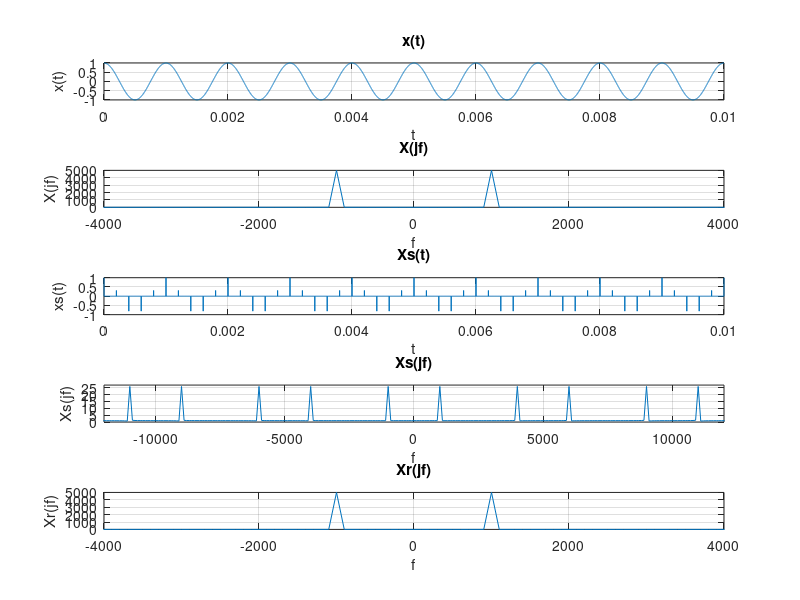

Source code (MATLAB): (Note: this script raises an error after producing the figure.)
clear all;

% variables for tuning
f_samp = 5000;
f_tone1=1000;
%f_tone2=3000;
time_y_lower = -1;
time_y_upper = 1;
freq_y_lower = 0;
freq_y_upper = f_samp;
freq_x_lower = -4000;
freq_x_upper = 4000;



% 1a,b) x(t) setup/graph
Trep=1e-6;
t1=0:Trep:0.01;

xt=cos(2*pi*f_tone1*t1);

%xt=cos(2*pi*f_tone1*t1).*cos(2*pi*f_tone2*t1);

%A=1e-3;
%raiseindex=max(find(t1<A));
%decayindex=max(find(t1<2*A));
%xt=zeros(size(t1));
%xt(1:raiseindex)=t1(1:raiseindex)/A;
%xt(raiseindex+1:decayindex)=1-t1(1:raiseindex)/A;


figure(1);
subplot(5,1,1);
plot(t1, xt), axis([0 0.01 time_y_lower time_y_upper]), grid on, ylabel("x(t)"), xlabel("t"), title("x(t)");

% 1c) X(jf) continuous spectrum plot of x(t)0
x_sp = fft(xt);
x_sp_sf=fftshift(x_sp);
f_axis = linspace(-1/Trep/2, 1/Trep/2, length(x_sp_sf));

subplot(5,1,2);
plot(f_axis, abs(x_sp_sf)), axis([freq_x_lower freq_x_upper freq_y_lower freq_y_upper]), grid on, ylabel("X(jf)"), xlabel("f"), title("X(jf)");

% 1d) p(t) impulse train function
pt = zeros(1,length(t1));
pt(1:floor(1/f_samp/Trep):end) = 1;

% 1e) Calculate xs(t)
xst = xt .* pt;

subplot(5,1,3);
plot(t1,xst), axis([0 0.01 time_y_lower time_y_upper]), grid on, xlabel("t"), ylabel("xs(t)"), title("Xs(t)");

% 1f) Calculate Xs(jf)
xs_sp = fft(xst);
xs_sp_sf=fftshift(xs_sp);

subplot(5,1,4);
plot(f_axis, abs(xs_sp_sf)), axis([3*freq_x_lower 3*freq_x_upper 0 27]), grid on, xlabel("f"), ylabel("Xs(jf)"), title("Xs(jf)");

% 1g) Filter Xs(jf) with Hr(jf)
hr = zeros(1,length(f_axis));
for a=1:length(f_axis)
    if abs(f_axis(a)) < (f_samp/2)
        hr(a) = 1/f_samp;
    end
end
%hr((length(f_axis)/2)-(length(f_axis)/f_samp/2):(length(f_axis)/2)+(f_samp/2)) = 1/f_samp;

%subplot(5,1,5);
%plot(f_axis, hr), axis([-4000 4000 0 0.0003]);

% 1h) Plot reconstructed spectrum Xr(jf)
xr_sp = xs_sp_sf .* hr;
xr_sp(find(abs(xr_sp)<max(xr_sp)/5)) = 0;  % remove low level ocscillations
xr_sp_scaled = max(x_sp)/max(xr_sp)*xr_sp;


subplot(5,1,5);
plot(f_axis, abs(xr_sp_scaled)), axis([freq_x_lower freq_x_upper freq_y_lower freq_y_upper]), grid on, ylabel("Xr(jf)"), xlabel("f"), title("Xr(jf)");

% 1i) Calculate xr(t)
xr = iffts(xr_sp_scaled);

% 1j) Plot xr(t) next to x(t)
figure(2);
subplot(2,1,1);
plot(t1, xt), axis([0 0.01 time_y_lower time_y_upper]), grid on, ylabel("x(t)"), xlabel("t"), title("x(t)");
subplot(2,1,2);
plot(t1, real(xr)), axis([0 0.01 time_y_lower time_y_upper]), grid on, ylabel("xr(t)"), xlabel("t"), title("xr(t)");


% Functions
function output_signal = iffts(input_signal)
output_signal = ifft(ifftshift(input_signal));
end